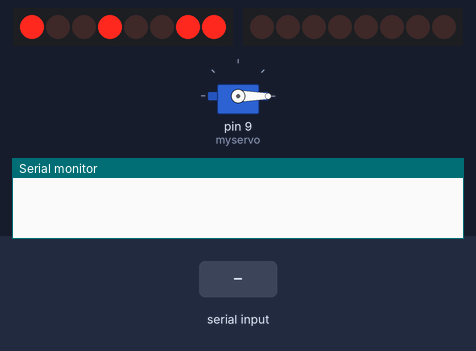
This sketch was run on a simulated Arduino Uno, built with avr-gcc and run on an emulated ATmega328P. Parts: 2 × 8 shift-register outputs drawn as a row of LEDs (first output left, lit = HIGH), servo, the last lines printed to the serial monitor. Wiring (inferred from the names in the program): 2 × shift register (74HC595): data pin 2, shift clock pin 3, latch pin 4 / data pin 13, shift clock pin 12. Wiring (inferred from the signals the program sends): 2 × row of LEDs: on Q0, Q1, Q2, Q3, Q4, Q5, Q6, Q7 / on Q0, Q1, Q2, Q3, Q4, Q5, Q6, Q7. The inputs (shaded band) are chosen by the test bench. Random numbers use the default seed unless the sketch sets one. At 23.8 s the program stops and its outputs stay as they are.

Above: at 8.5 s.
10.0 s: "90,45\n" received over Serial
At 11.6 s:
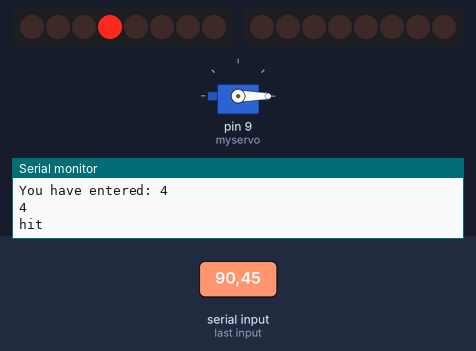
At 12.2 s:
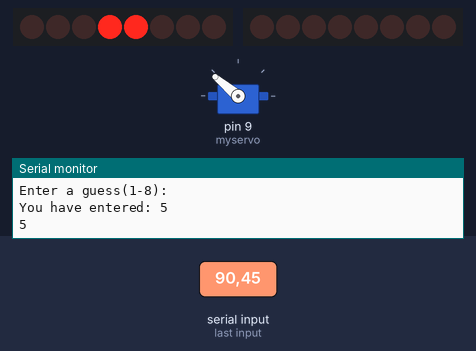
12.5 s: "30,150\n" received over Serial
At 24.5 s:
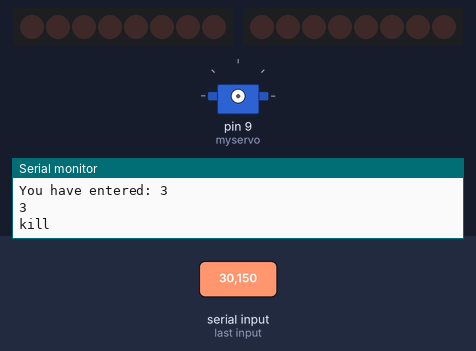
Timing chart, 0 to 25.3 s (numbered marks = the images above; inputs shaded):
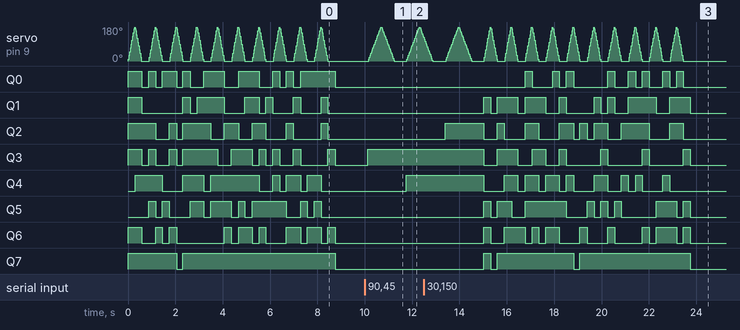

Measured:
- after the input at 12.5 s, Q0: LOW → HIGH after 4.3 s, → LOW 0.30 s later, → HIGH 0.87 s later, → LOW 0.27 s later, … (16 changes in this stretch); Q1: LOW → HIGH after 2.5 s, → LOW 0.30 s later, → HIGH 0.27 s later, → LOW 0.87 s later, … (16 changes in this stretch)

The sketch:

Individual_Project_Interacting_with_Battleship.ino
```cpp
//Importing the Servo and defining it and its position
#include <Servo.h>
Servo myservo;
int pos = 0;
//Defining LEDs
int green=12;
int red=13;
int data = 2;
int clock = 3;
int latch = 4;
//Defining Board and Ship Size
const int MAX_BOARD_SIZE=8;
const int SHIP_SIZE=3;
int numberOfHits = 0;

int locationCells[SHIP_SIZE];

const int LedValues[]={1,2,4,8,16,32,64,128};
int bitsLED=0;

void setup() {
  // put your setup code here, to run once:
  pinMode(data, OUTPUT);
  pinMode(clock, OUTPUT);
  pinMode(latch, OUTPUT);
  pinMode(green,OUTPUT);
  pinMode(red,OUTPUT);
  Serial.begin(9600);
  myservo.attach(9);
  setLocationCells();
  updateLEDs(0);
  myservo.write(0);
  Pattern();
}

void loop() {
  // put your main code here, to run repeatedly:
  //Call checkYourself() and get result
  String result=checkYourself();
  Serial.println(result);
  delay(500);
  if (result == "kill"){
    Pattern();
    exit(1);
  }

}

//A function of random LED patterns on the screen indicating start of game and win

void Pattern(){
  for (int i=0;i<10;i++){
    digitalWrite(green,LOW);
      digitalWrite(red,LOW);
    int value=random(128,257);
    updateLEDs(value);
    for (pos = 0; pos <= 180; pos += 10) {
        myservo.write(pos);
        delay(15);
       }
       value=random(128,257);
       updateLEDs(value);
      for (pos = 180; pos >= 0; pos -= 10) {
        myservo.write(pos);
        delay(15);
      }
      digitalWrite(green,HIGH);
      digitalWrite(red,HIGH);
      value=random(128,257);
      updateLEDs(value);
    delay(300);
  }
  updateLEDs(0);
  digitalWrite(green,LOW);
  digitalWrite(red,LOW);
}

//Update the LEDs with a new value
void updateLEDs(int value){
  digitalWrite(latch, LOW);     //Pulls the chips latch low
  shiftOut(data, clock, MSBFIRST, value); //Shifts out the 8 bits to the shift register
  digitalWrite(latch, HIGH);   //Pulls the latch high displaying the data
}

/*getGuess is responsible for getting input from the serial monitor.
 * It returns a char to the caller.
 */

 char getGuess(){
  char readinput='^';
  while ((readinput<'1') || (readinput > '8')){
    Serial.println("Enter a guess(1-8):");
    while (Serial.available()==0){}
    readinput = Serial.read();
    Serial.print("You have entered: ");
    Serial.println(readinput);
    if ((readinput < '1')||(readinput > '8')){
      Serial.println("Invalid input");
    }

  }
  Serial.println(readinput);
    return readinput;
 }
 /*A function to initialize and create consecutive random places for
  * our ship.
  */
void setLocationCells(){
  //generate a random number between 0 and 5;
  int startLocation=random (0, MAX_BOARD_SIZE - SHIP_SIZE-1);
  //Serial.print("Location Cell generated are: ");
  //assign the locationcells
  for (int i=0;i<SHIP_SIZE;i++){
    locationCells[i]=startLocation+i;
    //Serial.print(locationCells[i]);
  }
  //Serial.println();
}

/*A function that checks the users guess and returns hit, miss or kill.
 * Note this function assumes the guess is valid.
 */
String checkYourself(){
  //get the users guess
  char userGuess=getGuess();
  String result="miss";
  //convert the user guess to int.
  int guess = (userGuess - '0');
  //check the guess with the locationCells array
  for (int i=0;i<SHIP_SIZE;i++){
    //if the user's guess matches
    if (guess==locationCells[i]){
      numberOfHits++;
      locationCells[i]=-1;
      bitsLED=bitsLED+LedValues[guess-1];
      updateLEDs(bitsLED);
      if (numberOfHits ==SHIP_SIZE){
        result="kill";
      }else result="hit";
      digitalWrite(green,HIGH);
      for (pos = 0; pos <= 180; pos += 5) {
        myservo.write(pos);
        delay(15);
       }
      for (pos = 180; pos >= 0; pos -= 5) {
        myservo.write(pos);
        delay(15);
      }
      digitalWrite(green,LOW);
      break;
    }
    //if it doesn't
  }
  if (result=="miss"){
    digitalWrite(red,HIGH);
    for (int t=0;t<2;t++){
      for (pos = 0; pos <= 180; pos += 5) {
        myservo.write(pos);
        delay(15);
       }
      for (pos = 180; pos >= 0; pos -= 5) {
        myservo.write(pos);
        delay(15);
      }
    }
    digitalWrite(red,LOW);
  }
  return result;
}
```
